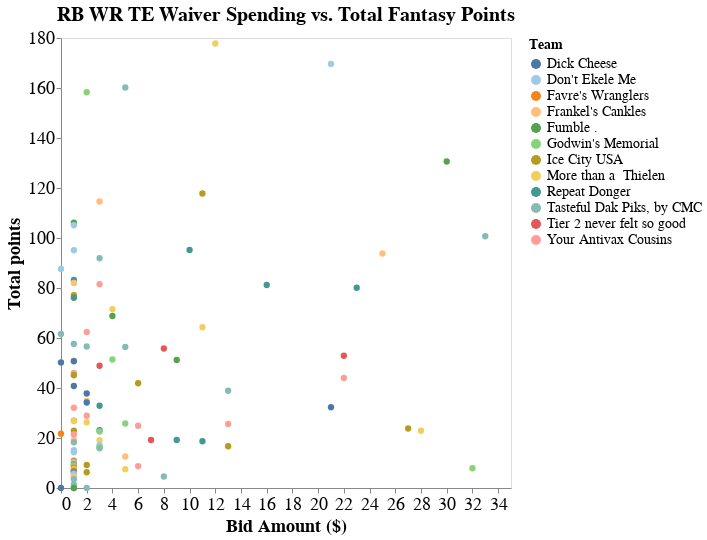

Notebook cell for this chart:
### Markdown cell above
The biggest steals on the waiver wire were Cordarrelle Patterson, Hollywood Brown, and Hunter Renfrow. The biggest runaway hype trains were Adrian Peterson, Rondale Moore, and Kadarius Toney.

### Code cell
chart

### Figure 1 — Vega-Lite specification as saved in the notebook (floating-point values rounded to 4 significant figures)
{"config": {"view": {"continuousWidth": 400, "continuousHeight": 300}, "axis": {"labelFontSize": 18, "titleFontSize": 18}, "legend": {"labelFontSize": 14, "titleFontSize": 14}, "title": {"fontSize": 20}}, "data": {"name": "data-1981e8ed59a2a885f6fb2a0196f03b89"}, "mark": {"type": "circle", "size": 40}, "encoding": {"color": {"condition": {"type": "nominal", "field": "Team", "scale": {"scheme": "tableau20"}, "selection": "selector005"}, "value": "lightgray"}, "opacity": {"condition": {"value": 1, "selection": "selector005"}, "value": 0.1}, "tooltip": [{"type": "nominal", "field": "Player-info"}, {"type": "nominal", "field": "Team"}, {"type": "quantitative", "field": "Bid Amount ($)"}, {"type": "quantitative", "field": "Total points"}, {"type": "nominal", "field": "Stint (wks)"}], "x": {"type": "quantitative", "axis": {"grid": false}, "field": "Bid Amount ($)"}, "y": {"type": "quantitative", "axis": {"grid": false}, "field": "Total points"}}, "height": 450, "selection": {"selector005": {"type": "multi", "fields": ["Team"], "bind": "legend"}}, "title": "RB WR TE Waiver Spending vs. Total Fantasy Points", "width": 450, "$schema": "https://vega.github.io/schema/vega-lite/v4.8.1.json", "datasets": {"data-1981e8ed59a2a885f6fb2a0196f03b89": [{"Player": "Cordarrelle Patterson", "Position": "RB", "Team": "More than a  Thielen", "ProTeam": "ATL", "Action": "WAIVER", "Bid Amount ($)": 12, "Stint (wks)": [3, 4, 5, 7, 8, 9, 10, 11, 12, 13, 14, 15, 16, 17], "Total points": 177.8, "Player-info": "Cordarrelle Patterson, RB (ATL)"}, {"Player": "James Conner", "Position": "RB", "Team": "Don't Ekele Me", "ProTeam": "ARI", "Action": "WAIVER", "Bid Amount ($)": 21, "Stint (wks)": [5, 6, 7, 8, 9, 10, 11, 13, 14, 15, 16, 17], "Total points": 169.6, "Player-info": "James Conner, RB (ARI)"}, {"Player": "Marquise Brown", "Position": "WR", "Team": "Tasteful Dak Piks, by CMC", "ProTeam": "BAL", "Action": "WAIVER", "Bid Amount ($)": 5, "Stint (wks)": [2, 3, 4, 5, 6, 7, 9, 10, 11, 12, 13, 14, 15, 16, 17], "Total points": 160.2, "Player-info": "Marquise Brown, WR (BAL)"}, {"Player": "Hunter Renfrow", "Position": "WR", "Team": "Godwin's Memorial", "ProTeam": "OAK", "Action": "WAIVER", "Bid Amount ($)": 2, "Stint (wks)": [4, 5, 6, 7, 9, 10, 11, 12, 13, 14, 15, 16, 17], "Total points": 158.3, "Player-info": "Hunter Renfrow, WR (OAK)"}, {"Player": "Elijah Mitchell", "Position": "RB", "Team": "Fumble .", "ProTeam": "SF", "Action": "WAIVER", "Bid Amount ($)": 30, "Stint (wks)": [2, 3, 4, 5, 7, 8, 9, 10, 11, 12, 13, 14, 15, 16, 17], "Total points": 130.6, "Player-info": "Elijah Mitchell, RB (SF)"}, {"Player": "Jaylen Waddle", "Position": "WR", "Team": "Ice City USA", "ProTeam": "MIA", "Action": "WAIVER", "Bid Amount ($)": 11, "Stint (wks)": [7, 8, 9, 10, 11, 12, 13, 15, 16, 17], "Total points": 117.8, "Player-info": "Jaylen Waddle, WR (MIA)"}, {"Player": "Michael Pittman Jr.", "Position": "WR", "Team": "Frankel's Cankles", "ProTeam": "IND", "Action": "WAIVER", "Bid Amount ($)": 3, "Stint (wks)": [7, 8, 9, 10, 11, 12, 13, 15, 16, 17], "Total points": 114.6, "Player-info": "Michael Pittman Jr., WR (IND)"}, {"Player": "Mike Gesicki", "Position": "TE", "Team": "Fumble .", "ProTeam": "MIA", "Action": "WAIVER", "Bid Amount ($)": 1, "Stint (wks)": [4, 5, 6, 7, 8, 9, 10, 11, 12, 13, 15, 16, 17], "Total points": 106.1, "Player-info": "Mike Gesicki, TE (MIA)"}, {"Player": "Dawson Knox", "Position": "TE", "Team": "Don't Ekele Me", "ProTeam": "BUF", "Action": "WAIVER", "Bid Amount ($)": 1, "Stint (wks)": [4, 5, 6, 8, 9, 10, 11, 12, 13, 14, 15, 16, 17], "Total points": 105.1, "Player-info": "Dawson Knox, TE (BUF)"}, {"Player": "Chuba Hubbard", "Position": "RB", "Team": "Tasteful Dak Piks, by CMC", "ProTeam": "CAR", "Action": "WAIVER", "Bid Amount ($)": 33, "Stint (wks)": [4, 5, 6, 7, 8, 9, 10, 11, 12, 14, 15, 16, 17], "Total points": 100.7, "Player-info": "Chuba Hubbard, RB (CAR)"}, {"Player": "Dalton Schultz", "Position": "TE", "Team": "Repeat Donger", "ProTeam": "DAL", "Action": "WAIVER", "Bid Amount ($)": 10, "Stint (wks)": [6, 8, 9, 10, 11, 12, 13, 14, 15, 16, 17], "Total points": 95.2, "Player-info": "Dalton Schultz, TE (DAL)"}, {"Player": "Michael Carter", "Position": "RB", "Team": "Don't Ekele Me", "ProTeam": "NYJ", "Action": "WAIVER", "Bid Amount ($)": 1, "Stint (wks)": [7, 8, 9, 10, 11, 12, 13, 14, 15, 16, 17], "Total points": 95.1, "Player-info": "Michael Carter, RB (NYJ)"}, {"Player": "Myles Gaskin", "Position": "RB", "Team": "Frankel's Cankles", "ProTeam": "MIA", "Action": "WAIVER", "Bid Amount ($)": 25, "Stint (wks)": [6, 7, 8, 9, 10, 11, 12, 13, 15, 16, 17], "Total points": 93.8, "Player-info": "Myles Gaskin, RB (MIA)"}, {"Player": "Zach Ertz", "Position": "TE", "Team": "Tasteful Dak Piks, by CMC", "ProTeam": "ARI", "Action": "WAIVER", "Bid Amount ($)": 3, "Stint (wks)": [7, 8, 9, 10, 11, 13, 14, 15, 16, 17], "Total points": 91.9, "Player-info": "Zach Ertz, TE (ARI)"}, {"Player": "Marvin Jones Jr.", "Position": "WR", "Team": "Don't Ekele Me", "ProTeam": "JAX", "Action": "WAIVER", "Bid Amount ($)": 0, "Stint (wks)": [1, 2, 3, 4, 5, 6, 8, 9, 10, 11], "Total points": 87.6, "Player-info": "Marvin Jones Jr., WR (JAX)"}, {"Player": "Brandon Aiyuk", "Position": "WR", "Team": "Repeat Donger", "ProTeam": "SF", "Action": "WAIVER", "Bid Amount ($)": 1, "Stint (wks)": [10, 11, 12, 13, 14, 15, 16, 17], "Total points": 83.2, "Player-info": "Brandon Aiyuk, WR (SF)"}, {"Player": "Devin Singletary", "Position": "RB", "Team": "Frankel's Cankles", "ProTeam": "BUF", "Action": "WAIVER", "Bid Amount ($)": 1, "Stint (wks)": [11, 12, 13, 14, 15, 16, 17], "Total points": 82.0, "Player-info": "Devin Singletary, RB (BUF)"}, {"Player": "Tony Pollard", "Position": "RB", "Team": "Your Antivax Cousins", "ProTeam": "DAL", "Action": "WAIVER", "Bid Amount ($)": 3, "Stint (wks)": [8, 9, 10, 11, 12, 13, 14, 15, 16, 17], "Total points": 81.5, "Player-info": "Tony Pollard, RB (DAL)"}, {"Player": "A.J. Green", "Position": "WR", "Team": "Repeat Donger", "ProTeam": "ARI", "Action": "WAIVER", "Bid Amount ($)": 16, "Stint (wks)": [5, 6, 7, 8, 9, 10, 11, 13, 14, 15, 16, 17], "Total points": 81.2, "Player-info": "A.J. Green, WR (ARI)"}, {"Player": "Darrel Williams", "Position": "RB", "Team": "Repeat Donger", "ProTeam": "KC", "Action": "WAIVER", "Bid Amount ($)": 23, "Stint (wks)": [6, 7, 8, 9, 10, 11], "Total points": 80.1, "Player-info": "Darrel Williams, RB (KC)"}, {"Player": "Darnell Mooney", "Position": "WR", "Team": "Ice City USA", "ProTeam": "CHI", "Action": "WAIVER", "Bid Amount ($)": 1, "Stint (wks)": [11, 12, 13, 14, 15, 16, 17], "Total points": 77.1, "Player-info": "Darnell Mooney, WR (CHI)"}, {"Player": "Rob Gronkowski", "Position": "TE", "Team": "Repeat Donger", "ProTeam": "TB", "Action": "WAIVER", "Bid Amount ($)": 1, "Stint (wks)": [10, 11, 12, 13, 14, 15, 16, 17], "Total points": 76.1, "Player-info": "Rob Gronkowski, TE (TB)"}, {"Player": "Devonta Freeman", "Position": "RB", "Team": "More than a  Thielen", "ProTeam": "BAL", "Action": "WAIVER", "Bid Amount ($)": 4, "Stint (wks)": [11, 12, 13, 14, 15, 16, 17], "Total points": 71.5, "Player-info": "Devonta Freeman, RB (BAL)"}, {"Player": "D'Onta Foreman", "Position": "RB", "Team": "Fumble .", "ProTeam": "TEN", "Action": "WAIVER", "Bid Amount ($)": 4, "Stint (wks)": [11, 12, 14, 15, 16, 17], "Total points": 68.8, "Player-info": "D'Onta Foreman, RB (TEN)"}, {"Player": "Van Jefferson", "Position": "WR", "Team": "More than a  Thielen", "ProTeam": "LAR", "Action": "WAIVER", "Bid Amount ($)": 11, "Stint (wks)": [10, 12, 13, 14, 15, 16, 17], "Total points": 64.3, "Player-info": "Van Jefferson, WR (LAR)"}, {"Player": "Elijah Moore", "Position": "WR", "Team": "Your Antivax Cousins", "ProTeam": "NYJ", "Action": "WAIVER", "Bid Amount ($)": 2, "Stint (wks)": [10, 11, 12, 13, 14, 15, 16], "Total points": 62.4, "Player-info": "Elijah Moore, WR (NYJ)"}, {"Player": "Tony Pollard", "Position": "RB", "Team": "Tasteful Dak Piks, by CMC", "ProTeam": "DAL", "Action": "WAIVER", "Bid Amount ($)": 0, "Stint (wks)": [1, 2, 3, 4, 5, 6], "Total points": 61.6, "Player-info": "Tony Pollard, RB (DAL)"}, {"Player": "Rex Burkhead", "Position": "RB", "Team": "Tasteful Dak Piks, by CMC", "ProTeam": "HOU", "Action": "WAIVER", "Bid Amount ($)": 1, "Stint (wks)": [13, 14, 15, 16, 17], "Total points": 57.6, "Player-info": "Rex Burkhead, RB (HOU)"}, {"Player": "D'Ernest Johnson", "Position": "RB", "Team": "Tasteful Dak Piks, by CMC", "ProTeam": "CLE", "Action": "WAIVER", "Bid Amount ($)": 2, "Stint (wks)": [7, 8, 9, 10, 11], "Total points": 56.6, "Player-info": "D'Ernest Johnson, RB (CLE)"}, {"Player": "Rashaad Penny", "Position": "RB", "Team": "Tasteful Dak Piks, by CMC", "ProTeam": "SEA", "Action": "WAIVER", "Bid Amount ($)": 5, "Stint (wks)": [15, 16, 17], "Total points": 56.4, "Player-info": "Rashaad Penny, RB (SEA)"}, {"Player": "Michael Gallup", "Position": "WR", "Team": "Tier 2 never felt so good", "ProTeam": "DAL", "Action": "WAIVER", "Bid Amount ($)": 8, "Stint (wks)": [12, 13, 14, 15, 16, 17], "Total points": 55.8, "Player-info": "Michael Gallup, WR (DAL)"}, {"Player": "Amon-Ra St. Brown", "Position": "WR", "Team": "Tier 2 never felt so good", "ProTeam": "DET", "Action": "WAIVER", "Bid Amount ($)": 22, "Stint (wks)": [16, 17], "Total points": 52.9, "Player-info": "Amon-Ra St. Brown, WR (DET)"}, {"Player": "Pat Freiermuth", "Position": "TE", "Team": "Godwin's Memorial", "ProTeam": "PIT", "Action": "WAIVER", "Bid Amount ($)": 4, "Stint (wks)": [10, 11, 12, 13, 14, 15, 16, 17], "Total points": 51.4, "Player-info": "Pat Freiermuth, TE (PIT)"}, {"Player": "Devontae Booker", "Position": "RB", "Team": "Fumble .", "ProTeam": "NYG", "Action": "WAIVER", "Bid Amount ($)": 9, "Stint (wks)": [6, 7, 8, 9], "Total points": 51.2, "Player-info": "Devontae Booker, RB (NYG)"}, {"Player": "Miles Sanders", "Position": "RB", "Team": "Frankel's Cankles", "ProTeam": "PHI", "Action": "WAIVER", "Bid Amount ($)": 1, "Stint (wks)": [8, 9, 10, 11, 12, 13, 15, 16, 17], "Total points": 50.9, "Player-info": "Miles Sanders, RB (PHI)"}, {"Player": "Alexander Mattison", "Position": "RB", "Team": "Dick Cheese", "ProTeam": "MIN", "Action": "WAIVER", "Bid Amount ($)": 1, "Stint (wks)": [11, 12, 13, 14, 15, 16, 17], "Total points": 50.7, "Player-info": "Alexander Mattison, RB (MIN)"}, {"Player": "Alexander Mattison", "Position": "RB", "Team": "Dick Cheese", "ProTeam": "MIN", "Action": "WAIVER", "Bid Amount ($)": 0, "Stint (wks)": [2, 3, 4, 5, 6, 8], "Total points": 50.2, "Player-info": "Alexander Mattison, RB (MIN)"}, {"Player": "Jared Cook", "Position": "TE", "Team": "Tier 2 never felt so good", "ProTeam": "LAC", "Action": "WAIVER", "Bid Amount ($)": 3, "Stint (wks)": [9, 10, 11, 12, 13, 14, 15, 16], "Total points": 48.9, "Player-info": "Jared Cook, TE (LAC)"}, {"Player": "Noah Fant", "Position": "TE", "Team": "Your Antivax Cousins", "ProTeam": "DEN", "Action": "WAIVER", "Bid Amount ($)": 1, "Stint (wks)": [12, 13, 14, 15, 16, 17], "Total points": 46.0, "Player-info": "Noah Fant, TE (DEN)"}, {"Player": "Emmanuel Sanders", "Position": "WR", "Team": "Ice City USA", "ProTeam": "BUF", "Action": "WAIVER", "Bid Amount ($)": 1, "Stint (wks)": [5, 6, 8, 9, 10], "Total points": 45.1, "Player-info": "Emmanuel Sanders, WR (BUF)"}, {"Player": "Khalil Herbert", "Position": "RB", "Team": "Your Antivax Cousins", "ProTeam": "CHI", "Action": "WAIVER", "Bid Amount ($)": 22, "Stint (wks)": [6, 7, 8, 9, 11, 12], "Total points": 44.0, "Player-info": "Khalil Herbert, RB (CHI)"}, {"Player": "Michael Pittman Jr.", "Position": "WR", "Team": "Ice City USA", "ProTeam": "IND", "Action": "WAIVER", "Bid Amount ($)": 6, "Stint (wks)": [3, 4, 5, 6], "Total points": 41.9, "Player-info": "Michael Pittman Jr., WR (IND)"}, {"Player": "Chase Claypool", "Position": "WR", "Team": "Dick Cheese", "ProTeam": "PIT", "Action": "WAIVER", "Bid Amount ($)": 1, "Stint (wks)": [12, 13, 14, 15, 16, 17], "Total points": 40.8, "Player-info": "Chase Claypool, WR (PIT)"}, {"Player": "Sterling Shepard", "Position": "WR", "Team": "Tasteful Dak Piks, by CMC", "ProTeam": "NYG", "Action": "WAIVER", "Bid Amount ($)": 13, "Stint (wks)": [2, 3, 4, 5, 6, 7, 8, 9, 11, 12, 13, 14, 15], "Total points": 38.9, "Player-info": "Sterling Shepard, WR (NYG)"}, {"Player": "Justin Jackson", "Position": "RB", "Team": "Dick Cheese", "ProTeam": "LAC", "Action": "WAIVER", "Bid Amount ($)": 2, "Stint (wks)": [16, 17], "Total points": 37.8, "Player-info": "Justin Jackson, RB (LAC)"}, {"Player": "Tyler Conklin", "Position": "TE", "Team": "More than a  Thielen", "ProTeam": "MIN", "Action": "WAIVER", "Bid Amount ($)": 2, "Stint (wks)": [8, 9, 10, 11], "Total points": 34.8, "Player-info": "Tyler Conklin, TE (MIN)"}, {"Player": "Mark Ingram II", "Position": "RB", "Team": "Dick Cheese", "ProTeam": "NO", "Action": "WAIVER", "Bid Amount ($)": 2, "Stint (wks)": [10, 11, 12, 13], "Total points": 34.2, "Player-info": "Mark Ingram II, RB (NO)"}, {"Player": "Christian Kirk", "Position": "WR", "Team": "Repeat Donger", "ProTeam": "ARI", "Action": "WAIVER", "Bid Amount ($)": 3, "Stint (wks)": [7, 8, 9], "Total points": 32.9, "Player-info": "Christian Kirk, WR (ARI)"}, {"Player": "J.D. McKissic", "Position": "RB", "Team": "Dick Cheese", "ProTeam": "WSH", "Action": "WAIVER", "Bid Amount ($)": 21, "Stint (wks)": [7, 8, 10, 11], "Total points": 32.3, "Player-info": "J.D. McKissic, RB (WSH)"}, {"Player": "Jeff Wilson Jr.", "Position": "RB", "Team": "Your Antivax Cousins", "ProTeam": "SF", "Action": "WAIVER", "Bid Amount ($)": 1, "Stint (wks)": [15, 16, 17], "Total points": 32.1, "Player-info": "Jeff Wilson Jr., RB (SF)"}, {"Player": "Tim Patrick", "Position": "WR", "Team": "Your Antivax Cousins", "ProTeam": "DEN", "Action": "WAIVER", "Bid Amount ($)": 2, "Stint (wks)": [2, 3, 4], "Total points": 28.9, "Player-info": "Tim Patrick, WR (DEN)"}, {"Player": "Dontrell Hilliard", "Position": "RB", "Team": "Ice City USA", "ProTeam": "TEN", "Action": "WAIVER", "Bid Amount ($)": 1, "Stint (wks)": [14, 15, 16, 17], "Total points": 26.9, "Player-info": "Dontrell Hilliard, RB (TEN)"}, {"Player": "Foster Moreau", "Position": "TE", "Team": "More than a  Thielen", "ProTeam": "OAK", "Action": "WAIVER", "Bid Amount ($)": 1, "Stint (wks)": [13, 14, 15, 16, 17], "Total points": 26.8, "Player-info": "Foster Moreau, TE (OAK)"}, {"Player": "Jalen Guyton", "Position": "WR", "Team": "More than a  Thielen", "ProTeam": "LAC", "Action": "WAIVER", "Bid Amount ($)": 2, "Stint (wks)": [14, 15, 16, 17], "Total points": 26.3, "Player-info": "Jalen Guyton, WR (LAC)"}, {"Player": "Kenyan Drake", "Position": "RB", "Team": "Godwin's Memorial", "ProTeam": "OAK", "Action": "WAIVER", "Bid Amount ($)": 5, "Stint (wks)": [9, 10, 11, 12, 13, 14, 15, 16, 17], "Total points": 25.8, "Player-info": "Kenyan Drake, RB (OAK)"}, {"Player": "Alex Collins", "Position": "RB", "Team": "Your Antivax Cousins", "ProTeam": "SEA", "Action": "WAIVER", "Bid Amount ($)": 13, "Stint (wks)": [6, 7, 8], "Total points": 25.6, "Player-info": "Alex Collins, RB (SEA)"}, {"Player": "Rhamondre Stevenson", "Position": "RB", "Team": "Your Antivax Cousins", "ProTeam": "NE", "Action": "WAIVER", "Bid Amount ($)": 6, "Stint (wks)": [11, 12, 13, 15, 16], "Total points": 24.9, "Player-info": "Rhamondre Stevenson, RB (NE)"}, {"Player": "Kadarius Toney", "Position": "WR", "Team": "Ice City USA", "ProTeam": "NYG", "Action": "WAIVER", "Bid Amount ($)": 27, "Stint (wks)": [6, 7, 8, 9, 11, 12, 13, 14, 15, 16, 17], "Total points": 23.8, "Player-info": "Kadarius Toney, WR (NYG)"}, {"Player": "Jared Cook", "Position": "TE", "Team": "Repeat Donger", "ProTeam": "LAC", "Action": "WAIVER", "Bid Amount ($)": 3, "Stint (wks)": [3, 4, 5], "Total points": 23.1, "Player-info": "Jared Cook, TE (LAC)"}, {"Player": "Rondale Moore", "Position": "WR", "Team": "More than a  Thielen", "ProTeam": "ARI", "Action": "WAIVER", "Bid Amount ($)": 28, "Stint (wks)": [3, 4, 5, 6], "Total points": 22.9, "Player-info": "Rondale Moore, WR (ARI)"}, {"Player": "Darnell Mooney", "Position": "WR", "Team": "Ice City USA", "ProTeam": "CHI", "Action": "WAIVER", "Bid Amount ($)": 1, "Stint (wks)": [5, 6, 7], "Total points": 22.9, "Player-info": "Darnell Mooney, WR (CHI)"}, {"Player": "Hunter Henry", "Position": "TE", "Team": "Godwin's Memorial", "ProTeam": "NE", "Action": "WAIVER", "Bid Amount ($)": 3, "Stint (wks)": [6, 7, 8], "Total points": 22.6, "Player-info": "Hunter Henry, TE (NE)"}, {"Player": "Phillip Lindsay", "Position": "RB", "Team": "Favre's Wranglers", "ProTeam": "MIA", "Action": "WAIVER", "Bid Amount ($)": 0, "Stint (wks)": [2, 3, 4, 5, 6, 7, 8, 9, 10, 11], "Total points": 21.7, "Player-info": "Phillip Lindsay, RB (MIA)"}, {"Player": "DeVante Parker", "Position": "WR", "Team": "Your Antivax Cousins", "ProTeam": "MIA", "Action": "WAIVER", "Bid Amount ($)": 1, "Stint (wks)": [15, 16, 17], "Total points": 21.4, "Player-info": "DeVante Parker, WR (MIA)"}, {"Player": "Christian Kirk", "Position": "WR", "Team": "Tier 2 never felt so good", "ProTeam": "ARI", "Action": "WAIVER", "Bid Amount ($)": 7, "Stint (wks)": [16, 17], "Total points": 19.2, "Player-info": "Christian Kirk, WR (ARI)"}, {"Player": "J.D. McKissic", "Position": "RB", "Team": "Repeat Donger", "ProTeam": "WSH", "Action": "WAIVER", "Bid Amount ($)": 9, "Stint (wks)": [3, 4], "Total points": 19.2, "Player-info": "J.D. McKissic, RB (WSH)"}, {"Player": "Dan Arnold", "Position": "TE", "Team": "Frankel's Cankles", "ProTeam": "JAX", "Action": "WAIVER", "Bid Amount ($)": 1, "Stint (wks)": [9, 10], "Total points": 19.2, "Player-info": "Dan Arnold, TE (JAX)"}, {"Player": "Mecole Hardman", "Position": "WR", "Team": "More than a  Thielen", "ProTeam": "KC", "Action": "WAIVER", "Bid Amount ($)": 3, "Stint (wks)": [7, 8, 9, 10], "Total points": 19.1, "Player-info": "Mecole Hardman, WR (KC)"}, {"Player": "Latavius Murray", "Position": "RB", "Team": "Repeat Donger", "ProTeam": "BAL", "Action": "WAIVER", "Bid Amount ($)": 11, "Stint (wks)": [3, 4, 5], "Total points": 18.7, "Player-info": "Latavius Murray, RB (BAL)"}, {"Player": "Ronald Jones II", "Position": "RB", "Team": "Tasteful Dak Piks, by CMC", "ProTeam": "TB", "Action": "WAIVER", "Bid Amount ($)": 1, "Stint (wks)": [16, 17], "Total points": 18.3, "Player-info": "Ronald Jones II, RB (TB)"}, {"Player": "Tevin Coleman", "Position": "RB", "Team": "Don't Ekele Me", "ProTeam": "NYJ", "Action": "WAIVER", "Bid Amount ($)": 3, "Stint (wks)": [12, 13, 14], "Total points": 17.2, "Player-info": "Tevin Coleman, RB (NYJ)"}, {"Player": "Damien Williams", "Position": "RB", "Team": "Ice City USA", "ProTeam": "CHI", "Action": "WAIVER", "Bid Amount ($)": 13, "Stint (wks)": [5, 6, 7], "Total points": 16.7, "Player-info": "Damien Williams, RB (CHI)"}, {"Player": "Samaje Perine", "Position": "RB", "Team": "More than a  Thielen", "ProTeam": "CIN", "Action": "WAIVER", "Bid Amount ($)": 3, "Stint (wks)": [5, 6], "Total points": 16.3, "Player-info": "Samaje Perine, RB (CIN)"}, {"Player": "Jarvis Landry", "Position": "WR", "Team": "Godwin's Memorial", "ProTeam": "CLE", "Action": "WAIVER", "Bid Amount ($)": 3, "Stint (wks)": [6, 7, 8, 9], "Total points": 16.3, "Player-info": "Jarvis Landry, WR (CLE)"}, {"Player": "Tyler Conklin", "Position": "TE", "Team": "Tasteful Dak Piks, by CMC", "ProTeam": "MIN", "Action": "WAIVER", "Bid Amount ($)": 3, "Stint (wks)": [4, 5, 6], "Total points": 15.9, "Player-info": "Tyler Conklin, TE (MIN)"}, {"Player": "Tre'Quan Smith", "Position": "WR", "Team": "Don't Ekele Me", "ProTeam": "NO", "Action": "WAIVER", "Bid Amount ($)": 1, "Stint (wks)": [12, 13, 14, 15], "Total points": 15.1, "Player-info": "Tre'Quan Smith, WR (NO)"}, {"Player": "Tim Patrick", "Position": "WR", "Team": "Don't Ekele Me", "ProTeam": "DEN", "Action": "WAIVER", "Bid Amount ($)": 1, "Stint (wks)": [6, 7], "Total points": 14.3, "Player-info": "Tim Patrick, WR (DEN)"}, {"Player": "Robby Anderson", "Position": "WR", "Team": "Frankel's Cankles", "ProTeam": "CAR", "Action": "WAIVER", "Bid Amount ($)": 5, "Stint (wks)": [5, 6], "Total points": 12.6, "Player-info": "Robby Anderson, WR (CAR)"}, {"Player": "Cole Kmet", "Position": "TE", "Team": "Favre's Wranglers", "ProTeam": "CHI", "Action": "WAIVER", "Bid Amount ($)": 1, "Stint (wks)": [16, 17], "Total points": 10.9, "Player-info": "Cole Kmet, TE (CHI)"}, {"Player": "Ricky Seals-Jones", "Position": "TE", "Team": "Don't Ekele Me", "ProTeam": "WSH", "Action": "WAIVER", "Bid Amount ($)": 1, "Stint (wks)": [7, 8], "Total points": 10.3, "Player-info": "Ricky Seals-Jones, TE (WSH)"}, {"Player": "Rashod Bateman", "Position": "WR", "Team": "Ice City USA", "ProTeam": "BAL", "Action": "WAIVER", "Bid Amount ($)": 1, "Stint (wks)": [11, 12], "Total points": 9.5, "Player-info": "Rashod Bateman, WR (BAL)"}, {"Player": "Myles Gaskin", "Position": "RB", "Team": "Ice City USA", "ProTeam": "MIA", "Action": "WAIVER", "Bid Amount ($)": 2, "Stint (wks)": [3, 4], "Total points": 9.2, "Player-info": "Myles Gaskin, RB (MIA)"}, {"Player": "Kenneth Gainwell", "Position": "RB", "Team": "Tasteful Dak Piks, by CMC", "ProTeam": "PHI", "Action": "WAIVER", "Bid Amount ($)": 1, "Stint (wks)": [8, 9], "Total points": 9.0, "Player-info": "Kenneth Gainwell, RB (PHI)"}, {"Player": "Courtland Sutton", "Position": "WR", "Team": "Godwin's Memorial", "ProTeam": "DEN", "Action": "WAIVER", "Bid Amount ($)": 1, "Stint (wks)": [12, 13, 14, 15], "Total points": 8.8, "Player-info": "Courtland Sutton, WR (DEN)"}, {"Player": "DeVante Parker", "Position": "WR", "Team": "Your Antivax Cousins", "ProTeam": "MIA", "Action": "WAIVER", "Bid Amount ($)": 6, "Stint (wks)": [9, 10, 11, 12, 13], "Total points": 8.7, "Player-info": "DeVante Parker, WR (MIA)"}, {"Player": "Tyler Higbee", "Position": "TE", "Team": "Favre's Wranglers", "ProTeam": "LAR", "Action": "WAIVER", "Bid Amount ($)": 1, "Stint (wks)": [12, 13, 14], "Total points": 8.1, "Player-info": "Tyler Higbee, TE (LAR)"}, {"Player": "Adrian Peterson", "Position": "RB", "Team": "Godwin's Memorial", "ProTeam": "SEA", "Action": "WAIVER", "Bid Amount ($)": 32, "Stint (wks)": [10, 11], "Total points": 7.9, "Player-info": "Adrian Peterson, RB (SEA)"}, {"Player": "Jarvis Landry", "Position": "WR", "Team": "Frankel's Cankles", "ProTeam": "CLE", "Action": "WAIVER", "Bid Amount ($)": 1, "Stint (wks)": [15, 16], "Total points": 7.5, "Player-info": "Jarvis Landry, WR (CLE)"}, {"Player": "Jeff Wilson Jr.", "Position": "RB", "Team": "More than a  Thielen", "ProTeam": "SF", "Action": "WAIVER", "Bid Amount ($)": 5, "Stint (wks)": [11, 12], "Total points": 7.5, "Player-info": "Jeff Wilson Jr., RB (SF)"}, {"Player": "Alex Collins", "Position": "RB", "Team": "Tasteful Dak Piks, by CMC", "ProTeam": "SEA", "Action": "WAIVER", "Bid Amount ($)": 1, "Stint (wks)": [11, 12, 13, 14], "Total points": 7.0, "Player-info": "Alex Collins, RB (SEA)"}, {"Player": "Royce Freeman", "Position": "RB", "Team": "Favre's Wranglers", "ProTeam": "HOU", "Action": "WAIVER", "Bid Amount ($)": 1, "Stint (wks)": [15, 16, 17], "Total points": 6.7, "Player-info": "Royce Freeman, RB (HOU)"}, {"Player": "Ty Johnson", "Position": "RB", "Team": "Ice City USA", "ProTeam": "NYJ", "Action": "WAIVER", "Bid Amount ($)": 1, "Stint (wks)": [12, 13], "Total points": 6.7, "Player-info": "Ty Johnson, RB (NYJ)"}, {"Player": "Jeremy McNichols", "Position": "RB", "Team": "Ice City USA", "ProTeam": "TEN", "Action": "WAIVER", "Bid Amount ($)": 2, "Stint (wks)": [9, 10], "Total points": 6.3, "Player-info": "Jeremy McNichols, RB (TEN)"}, {"Player": "Hunter Henry", "Position": "TE", "Team": "Dick Cheese", "ProTeam": "NE", "Action": "WAIVER", "Bid Amount ($)": 1, "Stint (wks)": [11, 12], "Total points": 6.1, "Player-info": "Hunter Henry, TE (NE)"}, {"Player": "Latavius Murray", "Position": "RB", "Team": "Don't Ekele Me", "ProTeam": "BAL", "Action": "WAIVER", "Bid Amount ($)": 1, "Stint (wks)": [9, 10, 11, 12], "Total points": 5.7, "Player-info": "Latavius Murray, RB (BAL)"}, {"Player": "Nyheim Hines", "Position": "RB", "Team": "Tasteful Dak Piks, by CMC", "ProTeam": "IND", "Action": "WAIVER", "Bid Amount ($)": 8, "Stint (wks)": [4, 5, 6], "Total points": 4.6, "Player-info": "Nyheim Hines, RB (IND)"}, {"Player": "Christian Kirk", "Position": "WR", "Team": "Frankel's Cankles", "ProTeam": "ARI", "Action": "WAIVER", "Bid Amount ($)": 1, "Stint (wks)": [11, 13], "Total points": 4.4, "Player-info": "Christian Kirk, WR (ARI)"}, {"Player": "David Njoku", "Position": "TE", "Team": "Frankel's Cankles", "ProTeam": "CLE", "Action": "WAIVER", "Bid Amount ($)": 1, "Stint (wks)": [15, 16], "Total points": 4.4, "Player-info": "David Njoku, TE (CLE)"}, {"Player": "Kenneth Gainwell", "Position": "RB", "Team": "Tasteful Dak Piks, by CMC", "ProTeam": "PHI", "Action": "WAIVER", "Bid Amount ($)": 1, "Stint (wks)": [5, 6], "Total points": 3.5, "Player-info": "Kenneth Gainwell, RB (PHI)"}, {"Player": "Dan Arnold", "Position": "TE", "Team": "Tasteful Dak Piks, by CMC", "ProTeam": "JAX", "Action": "WAIVER", "Bid Amount ($)": 1, "Stint (wks)": [11, 12], "Total points": 1.4, "Player-info": "Dan Arnold, TE (JAX)"}, {"Player": "J.D. McKissic", "Position": "RB", "Team": "Tasteful Dak Piks, by CMC", "ProTeam": "WSH", "Action": "WAIVER", "Bid Amount ($)": 2, "Stint (wks)": [13, 14, 15], "Total points": 0.0, "Player-info": "J.D. McKissic, RB (WSH)"}, {"Player": "Jeff Wilson Jr.", "Position": "RB", "Team": "Dick Cheese", "ProTeam": "SF", "Action": "WAIVER", "Bid Amount ($)": 0, "Stint (wks)": [2, 3, 4, 5], "Total points": 0.0, "Player-info": "Jeff Wilson Jr., RB (SF)"}, {"Player": "Derrick Henry", "Position": "RB", "Team": "Tasteful Dak Piks, by CMC", "ProTeam": "TEN", "Action": "WAIVER", "Bid Amount ($)": 1, "Stint (wks)": [9, 10, 11, 12, 14, 15, 16, 17], "Total points": 0.0, "Player-info": "Derrick Henry, RB (TEN)"}, {"Player": "T.Y. Hilton", "Position": "WR", "Team": "Fumble .", "ProTeam": "IND", "Action": "WAIVER", "Bid Amount ($)": 1, "Stint (wks)": [1, 2, 3, 4, 5], "Total points": 0.0, "Player-info": "T.Y. Hilton, WR (IND)"}]}}
